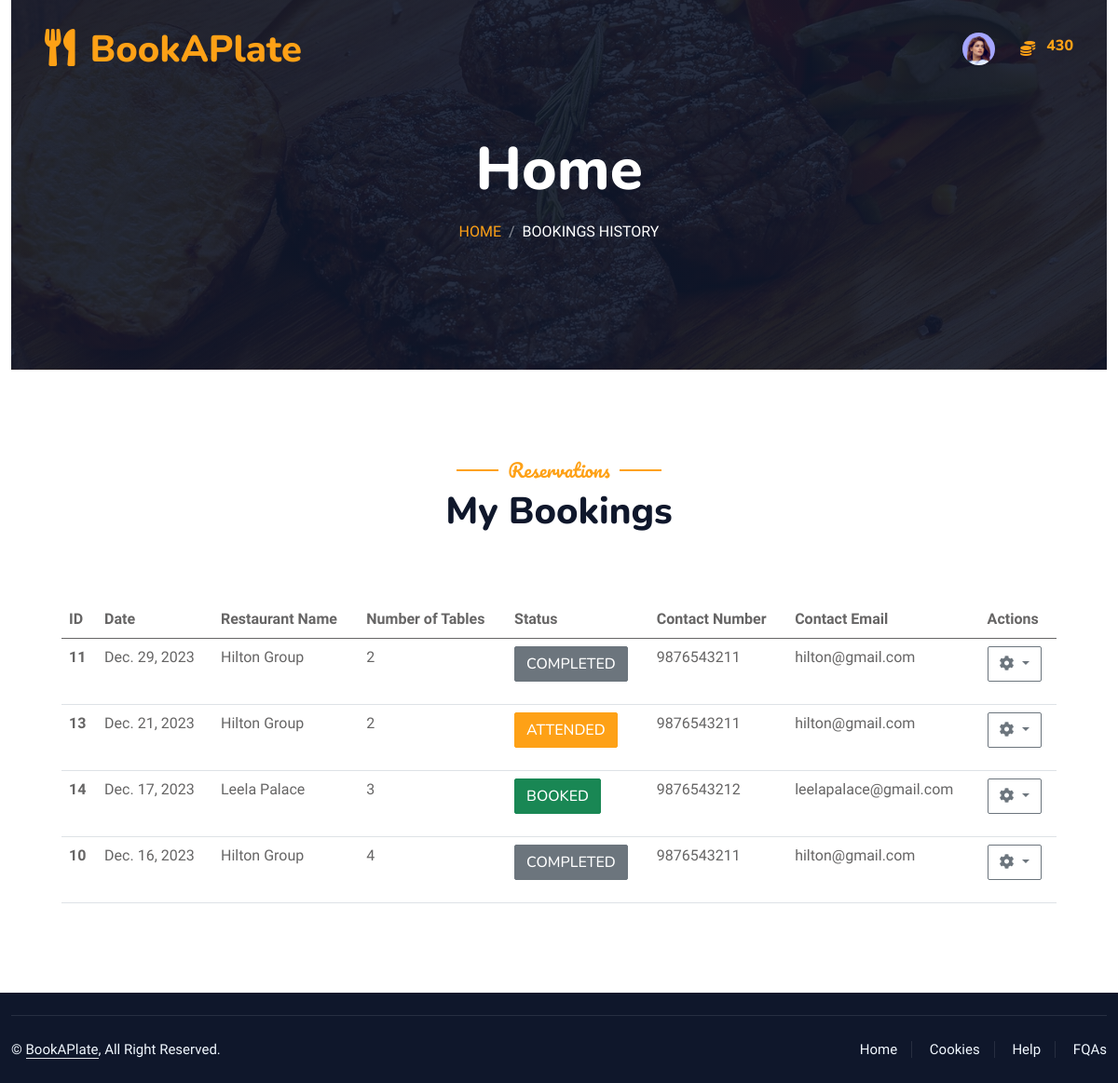
Page /customer_user/reservations/ (signed in) on the earlier database version.
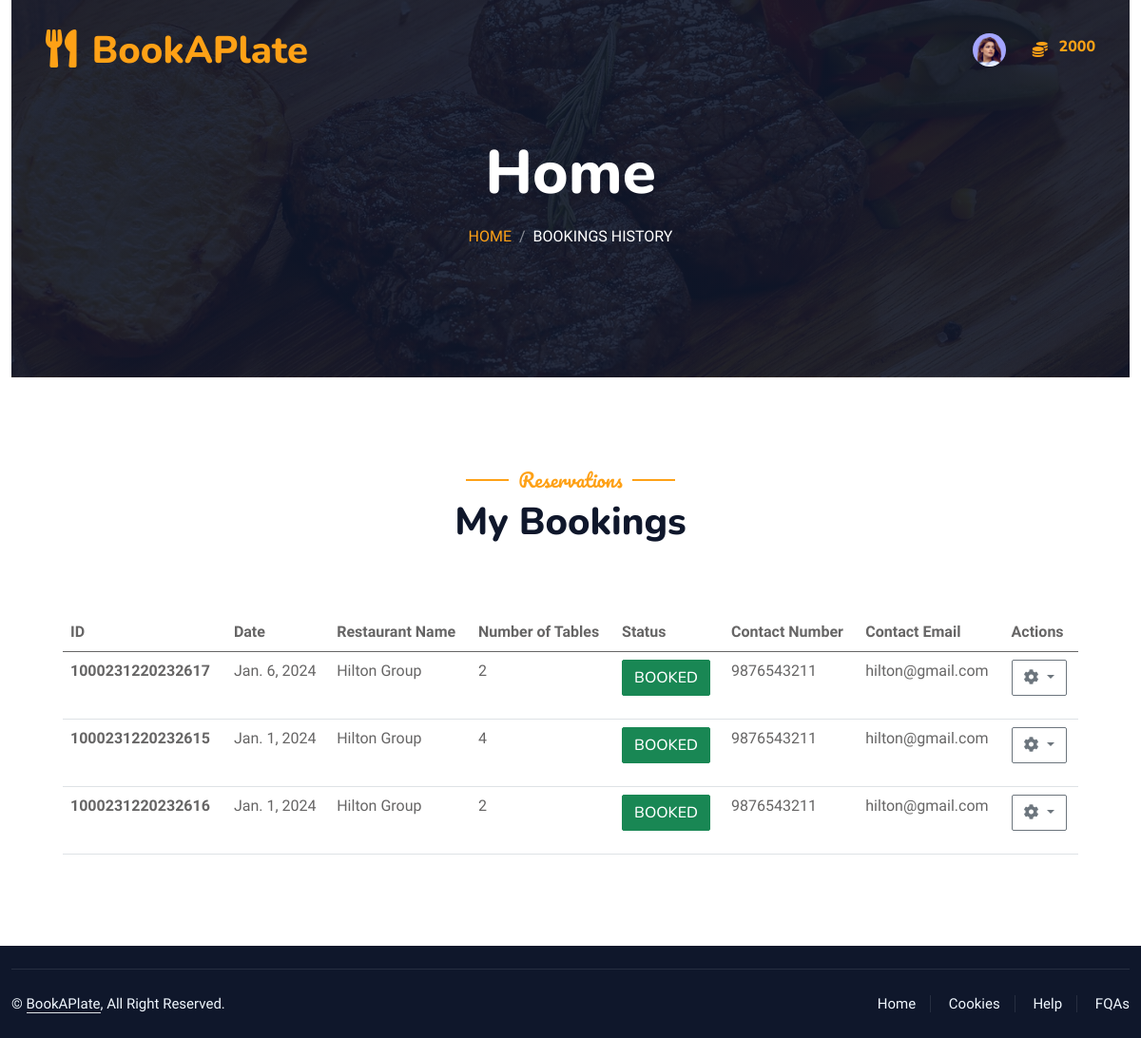
Same page on the later database version.
### admin_workbench/models.py (models this page shows)
class Customer(models.Model):
    customer_id = models.AutoField(primary_key=True)
    phone = models.CharField(max_length=13, unique=True)
    address = models.CharField(max_length=100)
    place = models.CharField(max_length=100)
    STATES_CHOICES = [
    ('','Select State'),
    ('Andhra Pradesh', 'Andhra Pradesh'),
    ('Arunachal Pradesh', 'Arunachal Pradesh'),
    ('Assam', 'Assam'),
    ('Bihar', 'Bihar'),
    ('Chhattisgarh', 'Chhattisgarh'),
    ('Goa', 'Goa'),
    ('Gujarat', 'Gujarat'),
    ('Haryana', 'Haryana'),
    ('Himachal Pradesh', 'Himachal Pradesh'),
    ('Jharkhand', 'Jharkhand'),
    ('Karnataka', 'Karnataka'),
    ('Kerala', 'Kerala'),
    ('Madhya Pradesh', 'Madhya Pradesh'),
    ('Maharashtra', 'Maharashtra'),
    ('Manipur', 'Manipur'),
    ('Meghalaya', 'Meghalaya'),
    ('Mizoram', 'Mizoram'),
    ('Nagaland', 'Nagaland'),
    ('Odisha', 'Odisha'),
    ('Punjab', 'Punjab'),
    ('Rajasthan', 'Rajasthan'),
    ('Sikkim', 'Sikkim'),
    ('Tamil Nadu', 'Tamil Nadu'),
    ('Telangana', 'Telangana'),
    ('Tripura', 'Tripura'),
    ('Uttar Pradesh', 'Uttar Pradesh'),
    ('Uttarakhand', 'Uttarakhand'),
    ('West Bengal', 'West Bengal')
]
    state = models.CharField(max_length=100, choices=STATES_CHOICES,default='Kerala')
    status = models.CharField(max_length=10, default='Active')
    profile_photo = models.ImageField(upload_to='profile_pictures/', null=True)
    id_proof = models.ImageField(upload_to='customer_identifier/', null=True)
    user = models.OneToOneField(User, on_delete=models.CASCADE)

class Coins(models.Model):
    coin_id = models.AutoField(primary_key=True)
    coin_quantity = models.IntegerField(default= 2000)
    user = models.ForeignKey(Customer,on_delete=models.CASCADE)

class BookingDetails(models.Model):
    booking_id = models.AutoField(primary_key=True)
    date = models.DateField(null=True)
    STATUS_CHOICES = [
        ('Booked', 'Booked'),
        ('Completed', 'Completed'),
        ('Cancelled','Cancelled') ,
        ('Attended','Attended')
    ]
    status =models.CharField(max_length=100, choices=STATUS_CHOICES,default='Requested')
    MEAL_CHOICES = [
        ('Breakfast', 'Breakfast'),
        ('Lunch', 'Lunch'),
        ('Supper', 'Supper'),
    ]
    meal_time = models.CharField(max_length=100, choices=MEAL_CHOICES,default='Full Day')
    coins_spend = models.IntegerField(default=0)
    facility = models.ManyToManyField(FacilityDetails, related_name='booking_facilities')
    customer = models.ForeignKey(Customer, on_delete=models.CASCADE)
    booked_date= models.DateField()
    from datetime import datetime

class FacilityDetails(models.Model):
    facility_id = models.AutoField(primary_key=True)
    facility_name = models.CharField(max_length=100,default='Table')
    facility_number =models.CharField(max_length=10)
    seat_count = models.IntegerField(default=2)
    SEATING_LOCATION_CHOICES = [
        ('Indoor','Indoor'),
        ('Outdoor','Outdoor'),
    ]
    seat_arrangement =  models.CharField(max_length=100, choices=SEATING_LOCATION_CHOICES, default= 'Indoor',null=True)
    restaurant = models.ForeignKey(Restaurant, on_delete=models.CASCADE)

class Restaurant(models.Model):
    restaurant_id = models.AutoField(primary_key=True)
    phone = models.CharField(max_length=13, unique=True)
    address = models.CharField(max_length=100)
    place = models.CharField(max_length=100)
    STATES_CHOICES = [
    ('','Select State'),
    ('Andhra Pradesh', 'Andhra Pradesh'),
    ('Arunachal Pradesh', 'Arunachal Pradesh'),
    ('Assam', 'Assam'),
    ('Bihar', 'Bihar'),
    ('Chhattisgarh', 'Chhattisgarh'),
    ('Goa', 'Goa'),
    ('Gujarat', 'Gujarat'),
    ('Haryana', 'Haryana'),
    ('Himachal Pradesh', 'Himachal Pradesh'),
    ('Jharkhand', 'Jharkhand'),
    ('Karnataka', 'Karnataka'),
    ('Kerala', 'Kerala'),
    ('Madhya Pradesh', 'Madhya Pradesh'),
    ('Maharashtra', 'Maharashtra'),
    ('Manipur', 'Manipur'),
    ('Meghalaya', 'Meghalaya'),
    ('Mizoram', 'Mizoram'),
    ('Nagaland', 'Nagaland'),
    ('Odisha', 'Odisha'),
    ('Punjab', 'Punjab'),
    ('Rajasthan', 'Rajasthan'),
    ('Sikkim', 'Sikkim'),
    ('Tamil Nadu', 'Tamil Nadu'),
    ('Telangana', 'Telangana'),
    ('Tripura', 'Tripura'),
    ('Uttar Pradesh', 'Uttar Pradesh'),
    ('Uttarakhand', 'Uttarakhand'),
    ('West Bengal', 'West Bengal')
]
    state = models.CharField(max_length=100, choices=STATES_CHOICES, default='Kerala')
    status = models.CharField(max_length=10, default='Inactive')
    profile_photo = models.ImageField(upload_to='restaurant_profile/', null=True)
    pancard = models.ImageField(upload_to='business_pan/', null=True)
    description = models.TextField()
    fssai_registration_number = models.DecimalField(max_digits=14, unique=True, decimal_places=0)
    license_number = models.CharField(max_length=100, unique=True)
    user = models.OneToOneField(User, on_delete=models.CASCADE)

### customer/views.py (the view)
# urls.py: path('reservations/', BookingHistoryView, name='my_reservations'),
@login_required
def BookingHistoryView(request):
    logged_user, customer, coins = get_customer_and_coins(request)
    my_booking = BookingDetails.objects.filter(customer=customer).order_by('-date')
    context = {
        'bookings': my_booking,
        'logged_user': logged_user,
        'customer': customer,
        'coins': coins,
    }
    return render(request, 'customer/booking_history.html', context)

### customer/views.py (called while the page is built)
@login_required
def get_customer_and_coins(request):
    logged_user = request.user
    customer = get_object_or_404(Customer, user=logged_user)
    coins = get_object_or_404(Coins, user=customer)
    return logged_user, customer, coins

### customer/templates/customer/booking_history.html (shortened to what this page needs)
{% extends 'customer/base.html'%} {% load static %}  {% block content %}
<div class="container-xxl position-relative p-0">
  <div class="container-xxl py-5 bg-dark hero-header mb-5">
    <div class="container text-center my-5 pt-5 pb-4">
      <h1 class="display-3 text-white mb-3 animated slideInDown">Home</h1>
      <nav aria-label="breadcrumb">
        <ol class="breadcrumb justify-content-center text-uppercase">
          <li class="breadcrumb-item"><a href="#">Home</a></li>
          <li class="breadcrumb-item text-white active" aria-current="page">
            Bookings History
          </li>
        </ol>
      </nav>
    </div>
  </div>
</div>
<div class="container-xxl py-5">
  <div class="container">
    <div class="text-center wow fadeInUp" data-wow-delay="0.1s">
      <h5 class="section-title ff-secondary text-center text-primary fw-normal">
        Reservations
      </h5>
      <h1 class="mb-5">My Bookings</h1>
    </div>
    <div class="row g-4">
      <div class="col-lg-12 col-sm-12 wow fadeInUp" data-wow-delay="0.1s">
        <div class="p-4">
          <div class="table-responsive-sm">
            <table class="table">
              <thead>
                <tr>
                  <th scope="col">ID</th>
                  <th scope="col">Date</th>
                  <th scope="col">Restaurant Name</th>
                  <th scope="col">Number of Tables</th>
                  <th scope="col">Status</th>
                  <th scope="col">Contact Number</th>
                  <th scope="col">Contact Email</th>
                  <th scope="col">Actions</th>
                </tr>
              </thead>
              <tbody>
                {% if bookings %} {% for booking in bookings %}
                <tr>
                  <th scope="row">{{ booking.booking_id }}</th>
                  <td>{{booking.date}}</td>
                  <td>
                    {{booking.facility.first.restaurant.user.first_name}}&nbsp;
                  </td>
                  <td>{{ booking.facility.count }}</td>
                  {% if booking.status == 'Booked' %}
                  <td><p class="btn btn-success">{{ booking.status}}</p></td>
                  {% elif booking.status == 'Attended' %}
                  <td><p class="btn btn-primary">{{ booking.status}}</p></td>
                  {% elif booking.status == 'Cancelled' %}
                  <td><p class="btn btn-danger">{{ booking.status}}</p></td>
                   {% else %}
                  <td><p class="btn btn-secondary">{{ booking.status}}</p></td>
                  {% endif %}
                  <td>{{ booking.facility.first.restaurant.phone }}</td>
                  <td>{{ booking.facility.first.restaurant.user.email}}</td>
                  <td>
                    <div class="btn-group">
                      <button
                        type="button"
                        class="btn btn-outline-secondary dropdown-toggle"
                        data-bs-toggle="dropdown"
                        aria-expanded="false"
                      >
                        <i class="fas fa-cog"></i>
                      </button>
                    </div>
                  </td>
                </tr>
                {% endfor %} {% else %}
                <tr>
                  <th scope="row" colspan="7" class="text-center">
                    <p>No records to display</p>
                  </th>
                </tr>
                {% endif %}
              </tbody>
            </table>
          </div>
        </div>
      </div>
    </div>
  </div>
</div>
{% endblock %}

### customer/templates/customer/base.html (shortened to what this page needs)
{% load static %}
<!DOCTYPE html>
<html lang="en">
  <head>
    <link
      href="https://cdnjs.cloudflare.com/ajax/libs/font-awesome/5.10.0/css/all.min.css"
      rel="stylesheet"
    />
    <link
      href="https://cdn.jsdelivr.net/npm/bootstrap-icons@1.4.1/font/bootstrap-icons.css"
      rel="stylesheet"
    />
    <link
      href="{% static 'book_a_plate/lib/animate/animate.min.css' %}"
      rel="stylesheet"
    />
    <link
      href="{% static 'book_a_plate/lib/owlcarousel/assets/owl.carousel.min.css' %}"
      rel="stylesheet"
    />
    <link
      href="{% static 'book_a_plate/lib/tempusdominus/css/tempusdominus-bootstrap-4.min.css' %}"
      rel="stylesheet"
    />
    <link
      href="{% static 'book_a_plate/css/bootstrap.min.css' %}"
      rel="stylesheet"
    />
    <link href="{% static 'book_a_plate/css/style.css' %}" rel="stylesheet" />
  </head>
  <body>
    <div class="container-xxl bg-white p-0">
      <div class="container-xxl position-relative p-0">
        <nav
          class="navbar navbar-expand-lg navbar-dark bg-dark px-4 px-lg-5 py-3 py-lg-0"
        >
          <a href="#" class="navbar-brand p-0">
            <h1 class="text-primary m-0">
              <i class="fa fa-utensils me-3"></i>BookAPlate
            </h1>
          </a>
          <div
            class="collapse navbar-collapse justify-content-end px-0"
            id="navbarNav"
          >
            <ul
              class="navbar-nav flex-row ms-auto align-items-center justify-content-end"
            >
              <li class="nav-item dropdown">
                <a
                  class="nav-link nav-icon-hover"
                  href="javascript:void(0)"
                  id="drop2"
                  data-bs-toggle="dropdown"
                  aria-expanded="false"
                >
                  {% if logged_user.is_authenticated and customer.profile_photo.url %}
                  <img
                    src="{{customer.profile_photo.url}}"
                    alt=""
                    width="35"
                    height="35"
                    class="rounded-circle"
                  />
                  {% else %}
                  <i class="fa fa-list"></i>
                  {% endif %}
                </a>
              </li>
              <li class="nav-item">
                <span>&nbsp;&nbsp;&nbsp;&nbsp;&nbsp;&nbsp;</span>
                <label class="text-primary">
                  <i class="fa fa-coins"></i>
                </label>
                <span>&nbsp;&nbsp;</span>
              </li>
              <li class="nav-item">
                <label class="text-primary">
                  <h6 class="text-primary">{{coins.coin_quantity}}</h6>
                </label>
              </li>
            </ul>
          </div>
        </nav>
      </div>
      <div class="container-fluid">{% block content %} {% endblock %}</div>
      <div
        class="container-fluid bg-dark text-light footer pt-4 mt-2 wow fadeIn"
        data-wow-delay="0.1s"
      >
        <div class="copyright">
          <div class="row">
            <div class="col-md-6 text-center text-md-start mb-3 mb-md-0">
              &copy; <a class="border-bottom" href="#">BookAPlate</a>, All Right
              Reserved.
            </div>
            <div class="col-md-6 text-center text-md-end">
              <div class="footer-menu">
                <a href="#">Home</a>
                <a href="#">Cookies</a>
                <a href="#">Help</a>
                <a href="#">FQAs</a>
              </div>
            </div>
          </div>
        </div>
      </div>
    </div>
  </body>
</html>

### static/book_a_plate/css/style.css (style rules this page uses)
:root { --primary: #FEA116; --light: #F1F8FF; --dark: #0F172B; }
.ff-secondary { font-family: 'Pacifico', cursive; }
.btn { font-family: 'Nunito', sans-serif; font-weight: 500; text-transform: uppercase; transition: .5s; }
.navbar-dark .navbar-nav .nav-link { position: relative; margin-left: 25px; padding: 35px 0; font-size: 15px; color: var(--light) !important; text-transform: uppercase; font-weight: 500; outline: none; transition: .5s; }
@media (min-width: 992px) { .navbar-dark { position: absolute; width: 100%; top: 0; left: 0; z-index: 999; background: transparent !important; } }
.hero-header { background: linear-gradient(rgba(15, 23, 43, .9), rgba(15, 23, 43, .9)), url(../img/bg-hero.jpg); background-position: center center; background-repeat: no-repeat; background-size: cover; }
.breadcrumb-item + .breadcrumb-item::before { color: rgba(255, 255, 255, .5); }
.section-title { position: relative; display: inline-block; }
.section-title::before { position: absolute; content: ""; width: 45px; height: 2px; top: 50%; left: -55px; margin-top: -1px; background: var(--primary); }
.section-title::after { position: absolute; content: ""; width: 45px; height: 2px; top: 50%; right: -55px; margin-top: -1px; background: var(--primary); }
.footer .copyright { padding: 25px 0; font-size: 15px; border-top: 1px solid rgba(256, 256, 256, .1); }
.footer .copyright a { color: var(--light); }
.footer .footer-menu a { margin-right: 15px; padding-right: 15px; border-right: 1px solid rgba(255, 255, 255, .1); }
.footer .footer-menu a:last-child { margin-right: 0; padding-right: 0; border-right: none; }

Differences in the rows shown:
removed BookingDetails: booking_id "11", date "Dec. 29, 2023", facility.first.restaurant.user.first_name "Hilton Group", facility.count "2", status "COMPLETED", facility.first.restaurant.phone "9876543211", facility.first.restaurant.user.email "hilton@gmail.com"
removed BookingDetails: booking_id "13", date "Dec. 21, 2023", facility.first.restaurant.user.first_name "Hilton Group", facility.count "2", status "ATTENDED", facility.first.restaurant.phone "9876543211", facility.first.restaurant.user.email "hilton@gmail.com"
removed BookingDetails: booking_id "14", date "Dec. 17, 2023", facility.first.restaurant.user.first_name "Leela Palace", facility.count "3", status "BOOKED", facility.first.restaurant.phone "9876543212", facility.first.restaurant.user.email "leelapalace@gmail.com"
removed BookingDetails: booking_id "10", date "Dec. 16, 2023", facility.first.restaurant.user.first_name "Hilton Group", facility.count "4", status "COMPLETED", facility.first.restaurant.phone "9876543211", facility.first.restaurant.user.email "hilton@gmail.com"
changed Coins: coin_quantity "430" → "2000"
added BookingDetails: booking_id "1000231220232617", date "Jan. 6, 2024", facility.first.restaurant.user.first_name "Hilton Group", facility.count "2", status "BOOKED", facility.first.restaurant.phone "9876543211", facility.first.restaurant.user.email "hilton@gmail.com"
added BookingDetails: booking_id "1000231220232615", date "Jan. 1, 2024", facility.first.restaurant.user.first_name "Hilton Group", facility.count "4", status "BOOKED", facility.first.restaurant.phone "9876543211", facility.first.restaurant.user.email "hilton@gmail.com"
added BookingDetails: booking_id "1000231220232616", date "Jan. 1, 2024", facility.first.restaurant.user.first_name "Hilton Group", facility.count "2", status "BOOKED", facility.first.restaurant.phone "9876543211", facility.first.restaurant.user.email "hilton@gmail.com"
